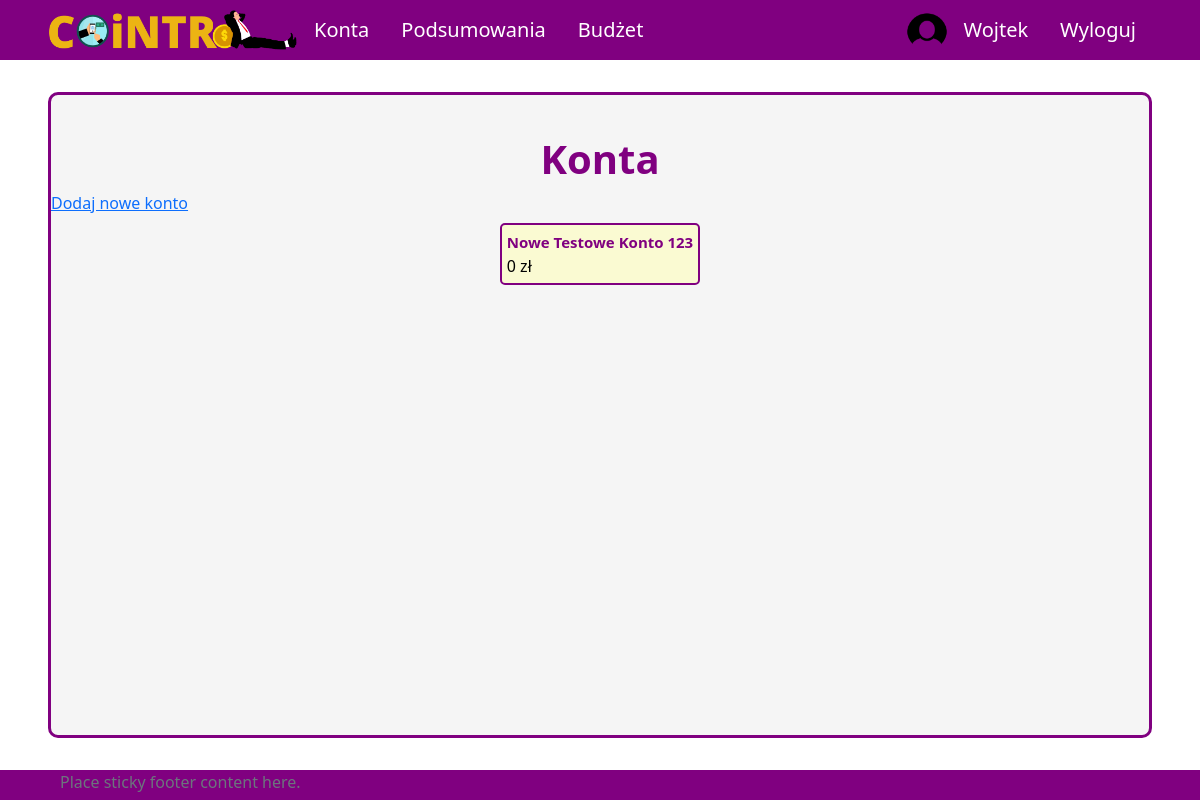
Page /all-accounts (signed in) on the earlier database version.
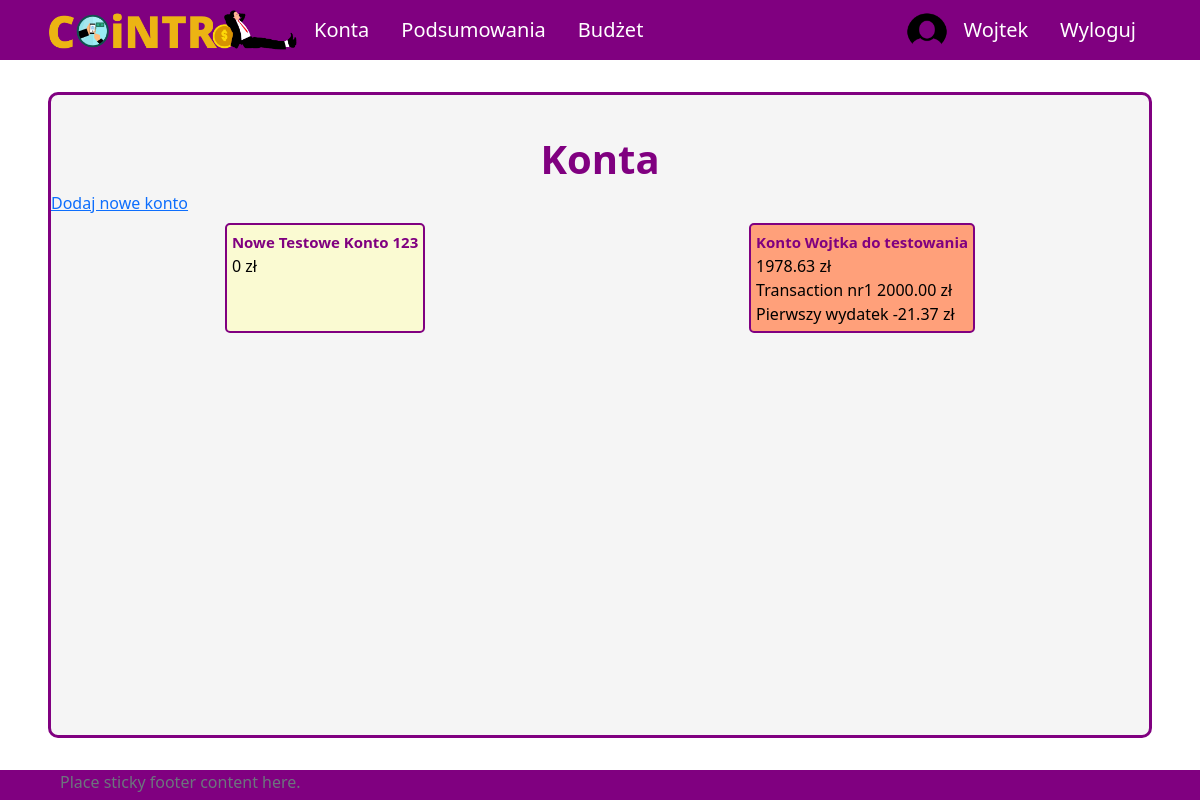
Same page on the later database version.
### aplication/models.py (models this page shows, shortened)
class Account(models.Model):
    owner = models.ForeignKey(Profile, null=True, blank=True, on_delete=models.CASCADE)
    name = models.CharField(max_length=30)
    is_shared = models.BooleanField(default=False)
    id = models.UUIDField(default=uuid.uuid4, unique=True,
                            primary_key=True, editable=False)
    def __str__(self):
        return self.name
    def calculate_balance(self):
        balance = 0
        transactions = Transaction.objects.filter(id_account=self)
        for transaction in transactions:
            balance += transaction.converted_amount
        return balance
    def transactions(self):
        return Transaction.objects.filter(id_account=self).order_by('-transaction_date')

class Transaction(models.Model):
    id_account = models.ForeignKey(Account, on_delete=models.CASCADE)
    id_user = models.ForeignKey(Profile, on_delete=models.SET_NULL, null=True) #konto z którego dokonano transakcji zostało usunięte ale transakcja ma pozostać
    id_subcategory = models.ForeignKey(Subcategory, on_delete=models.SET_NULL, null=True) #umozliwienie usuniecia kategorii i podkategorii bez usuniecia transakcji
    name = models.CharField(max_length=50)
    is_periodic = models.BooleanField(default=False)
    amount = models.DecimalField(max_digits=10, decimal_places=2)
    converted_amount = models.DecimalField(max_digits=10, decimal_places=2)
    transaction_date = models.DateField()
    description = models.CharField(max_length=255, blank=True, null=True)
    id = models.UUIDField(default=uuid.uuid4, unique=True,
                            primary_key=True, editable=False)

### aplication/views.py (the view)
# urls.py: path('all-accounts', allAccounts, name='all-accounts'),
@login_required(login_url='login')
def allAccounts(request):
    accounts = Account.objects.all()
    user_accounts = accounts.filter(owner=request.user.profile)
    context = {'accounts': user_accounts}
    return render(request, 'application/all-accounts.html', context)

### templates/application/all-accounts.html (shortened to what this page needs)
{% extends 'application/base.html' %}
{% block content %}
    <div class="title">
        <h1>Konta</h1>
    </div>
    <a href={% url 'create-account' %}>Dodaj nowe konto</a>
    <div class="content tiles">
        {% for acc in accounts %}
            <div class="account">
                <span class="name"><a href={% url 'account' pk=acc.id %}>{{ acc }}</a></span>
                <span class="balance">{{ acc.calculate_balance }} zł</span>
                {% for tr in acc.transactions %}
                    <div class="transaction">
                        <span class="name">{{ tr.name }}</span>
                        <span class="amount">{{ tr.amount }} zł</span>
                    </div>
                {% endfor %}
            </div>
        {% endfor %}
    </div>
{% endblock %}

Differences in the rows shown:
added Account: name "Konto Wojtka do testowania", calculate_balance "1978.63"
added Transaction: name "Transaction nr1", amount "2000.00"
added Transaction: name "Pierwszy wydatek", amount "-21.37"
